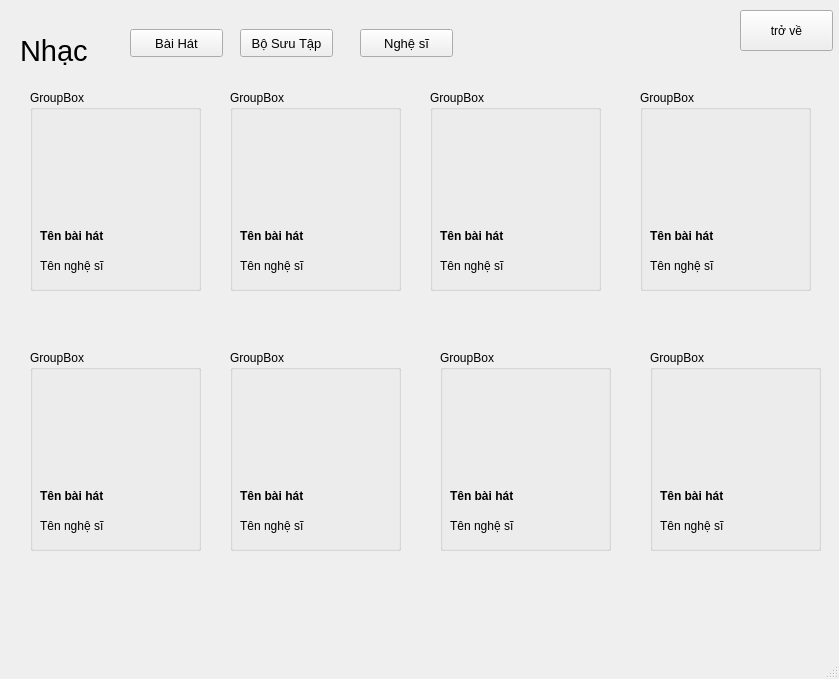
<?xml version="1.0" encoding="UTF-8"?>
<ui version="4.0">
 <class>MainWindow</class>
 <widget class="QMainWindow" name="MainWindow">
  <property name="enabled">
   <bool>true</bool>
  </property>
  <property name="geometry">
   <rect>
    <x>0</x>
    <y>0</y>
    <width>839</width>
    <height>679</height>
   </rect>
  </property>
  <property name="mouseTracking">
   <bool>false</bool>
  </property>
  <property name="windowTitle">
   <string>MainWindow</string>
  </property>
  <property name="documentMode">
   <bool>false</bool>
  </property>
  <widget class="QWidget" name="centralwidget">
   <widget class="QWidget" name="widget" native="true">
    <property name="geometry">
     <rect>
      <x>10</x>
      <y>80</y>
      <width>811</width>
      <height>541</height>
     </rect>
    </property>
    <widget class="QGroupBox" name="groupBox">
     <property name="geometry">
      <rect>
       <x>20</x>
       <y>10</y>
       <width>171</width>
       <height>201</height>
      </rect>
     </property>
     <property name="title">
      <string>GroupBox</string>
     </property>
     <widget class="QLabel" name="anh1">
      <property name="geometry">
       <rect>
        <x>4</x>
        <y>20</y>
        <width>161</width>
        <height>111</height>
       </rect>
      </property>
      <property name="text">
       <string/>
      </property>
      <property name="pixmap">
       <pixmap>image/tai_nghe.jpg</pixmap>
      </property>
      <property name="scaledContents">
       <bool>true</bool>
      </property>
     </widget>
     <widget class="QLabel" name="ten1">
      <property name="geometry">
       <rect>
        <x>10</x>
        <y>130</y>
        <width>151</width>
        <height>31</height>
       </rect>
      </property>
      <property name="font">
       <font>
        <weight>75</weight>
        <bold>true</bold>
       </font>
      </property>
      <property name="text">
       <string>Tên bài hát</string>
      </property>
     </widget>
     <widget class="QLabel" name="nghesi1">
      <property name="geometry">
       <rect>
        <x>10</x>
        <y>160</y>
        <width>151</width>
        <height>31</height>
       </rect>
      </property>
      <property name="text">
       <string>Tên nghệ sĩ</string>
      </property>
     </widget>
    </widget>
    <widget class="QGroupBox" name="groupBox_2">
     <property name="geometry">
      <rect>
       <x>220</x>
       <y>10</y>
       <width>171</width>
       <height>201</height>
      </rect>
     </property>
     <property name="title">
      <string>GroupBox</string>
     </property>
     <widget class="QLabel" name="anh2">
      <property name="geometry">
       <rect>
        <x>4</x>
        <y>20</y>
        <width>161</width>
        <height>111</height>
       </rect>
      </property>
      <property name="text">
       <string/>
      </property>
      <property name="pixmap">
       <pixmap>image/tai_nghe.jpg</pixmap>
      </property>
      <property name="scaledContents">
       <bool>true</bool>
      </property>
     </widget>
     <widget class="QLabel" name="ten2">
      <property name="geometry">
       <rect>
        <x>10</x>
        <y>130</y>
        <width>151</width>
        <height>31</height>
       </rect>
      </property>
      <property name="font">
       <font>
        <weight>75</weight>
        <bold>true</bold>
       </font>
      </property>
      <property name="text">
       <string>Tên bài hát</string>
      </property>
     </widget>
     <widget class="QLabel" name="nghesi2">
      <property name="geometry">
       <rect>
        <x>10</x>
        <y>160</y>
        <width>151</width>
        <height>31</height>
       </rect>
      </property>
      <property name="text">
       <string>Tên nghệ sĩ</string>
      </property>
     </widget>
    </widget>
    <widget class="QGroupBox" name="groupBox_3">
     <property name="geometry">
      <rect>
       <x>420</x>
       <y>10</y>
       <width>171</width>
       <height>201</height>
      </rect>
     </property>
     <property name="title">
      <string>GroupBox</string>
     </property>
     <widget class="QLabel" name="anh3">
      <property name="geometry">
       <rect>
        <x>4</x>
        <y>20</y>
        <width>161</width>
        <height>111</height>
       </rect>
      </property>
      <property name="text">
       <string/>
      </property>
      <property name="pixmap">
       <pixmap>image/tai_nghe.jpg</pixmap>
      </property>
      <property name="scaledContents">
       <bool>true</bool>
      </property>
     </widget>
     <widget class="QLabel" name="ten3">
      <property name="geometry">
       <rect>
        <x>10</x>
        <y>130</y>
        <width>151</width>
        <height>31</height>
       </rect>
      </property>
      <property name="font">
       <font>
        <weight>75</weight>
        <bold>true</bold>
       </font>
      </property>
      <property name="text">
       <string>Tên bài hát</string>
      </property>
     </widget>
     <widget class="QLabel" name="nghesi3">
      <property name="geometry">
       <rect>
        <x>10</x>
        <y>160</y>
        <width>151</width>
        <height>31</height>
       </rect>
      </property>
      <property name="text">
       <string>Tên nghệ sĩ</string>
      </property>
     </widget>
    </widget>
    <widget class="QGroupBox" name="groupBox_4">
     <property name="geometry">
      <rect>
       <x>630</x>
       <y>10</y>
       <width>171</width>
       <height>201</height>
      </rect>
     </property>
     <property name="title">
      <string>GroupBox</string>
     </property>
     <widget class="QLabel" name="anh4">
      <property name="geometry">
       <rect>
        <x>4</x>
        <y>20</y>
        <width>161</width>
        <height>111</height>
       </rect>
      </property>
      <property name="text">
       <string/>
      </property>
      <property name="pixmap">
       <pixmap>image/tai_nghe.jpg</pixmap>
      </property>
      <property name="scaledContents">
       <bool>true</bool>
      </property>
     </widget>
     <widget class="QLabel" name="ten4">
      <property name="geometry">
       <rect>
        <x>10</x>
        <y>130</y>
        <width>151</width>
        <height>31</height>
       </rect>
      </property>
      <property name="font">
       <font>
        <weight>75</weight>
        <bold>true</bold>
       </font>
      </property>
      <property name="text">
       <string>Tên bài hát</string>
      </property>
     </widget>
     <widget class="QLabel" name="nghesi4">
      <property name="geometry">
       <rect>
        <x>10</x>
        <y>160</y>
        <width>151</width>
        <height>31</height>
       </rect>
      </property>
      <property name="text">
       <string>Tên nghệ sĩ</string>
      </property>
     </widget>
    </widget>
    <widget class="QGroupBox" name="groupBox_5">
     <property name="geometry">
      <rect>
       <x>20</x>
       <y>270</y>
       <width>171</width>
       <height>201</height>
      </rect>
     </property>
     <property name="title">
      <string>GroupBox</string>
     </property>
     <widget class="QLabel" name="anh5">
      <property name="geometry">
       <rect>
        <x>4</x>
        <y>20</y>
        <width>161</width>
        <height>111</height>
       </rect>
      </property>
      <property name="text">
       <string/>
      </property>
      <property name="pixmap">
       <pixmap>image/tai_nghe.jpg</pixmap>
      </property>
      <property name="scaledContents">
       <bool>true</bool>
      </property>
     </widget>
     <widget class="QLabel" name="ten5">
      <property name="geometry">
       <rect>
        <x>10</x>
        <y>130</y>
        <width>151</width>
        <height>31</height>
       </rect>
      </property>
      <property name="font">
       <font>
        <weight>75</weight>
        <bold>true</bold>
       </font>
      </property>
      <property name="text">
       <string>Tên bài hát</string>
      </property>
     </widget>
     <widget class="QLabel" name="nghesi5">
      <property name="geometry">
       <rect>
        <x>10</x>
        <y>160</y>
        <width>151</width>
        <height>31</height>
       </rect>
      </property>
      <property name="text">
       <string>Tên nghệ sĩ</string>
      </property>
     </widget>
    </widget>
    <widget class="QGroupBox" name="groupBox_6">
     <property name="geometry">
      <rect>
       <x>220</x>
       <y>270</y>
       <width>171</width>
       <height>201</height>
      </rect>
     </property>
     <property name="title">
      <string>GroupBox</string>
     </property>
     <widget class="QLabel" name="anh6">
      <property name="geometry">
       <rect>
        <x>4</x>
        <y>20</y>
        <width>161</width>
        <height>111</height>
       </rect>
      </property>
      <property name="text">
       <string/>
      </property>
      <property name="pixmap">
       <pixmap>image/tai_nghe.jpg</pixmap>
      </property>
      <property name="scaledContents">
       <bool>true</bool>
      </property>
     </widget>
     <widget class="QLabel" name="ten6">
      <property name="geometry">
       <rect>
        <x>10</x>
        <y>130</y>
        <width>151</width>
        <height>31</height>
       </rect>
      </property>
      <property name="font">
       <font>
        <weight>75</weight>
        <bold>true</bold>
       </font>
      </property>
      <property name="text">
       <string>Tên bài hát</string>
      </property>
     </widget>
     <widget class="QLabel" name="nghesi6">
      <property name="geometry">
       <rect>
        <x>10</x>
        <y>160</y>
        <width>151</width>
        <height>31</height>
       </rect>
      </property>
      <property name="text">
       <string>Tên nghệ sĩ</string>
      </property>
     </widget>
    </widget>
    <widget class="QGroupBox" name="groupBox_7">
     <property name="geometry">
      <rect>
       <x>430</x>
       <y>270</y>
       <width>171</width>
       <height>201</height>
      </rect>
     </property>
     <property name="title">
      <string>GroupBox</string>
     </property>
     <widget class="QLabel" name="anh7">
      <property name="geometry">
       <rect>
        <x>4</x>
        <y>20</y>
        <width>161</width>
        <height>111</height>
       </rect>
      </property>
      <property name="text">
       <string/>
      </property>
      <property name="pixmap">
       <pixmap>image/tai_nghe.jpg</pixmap>
      </property>
      <property name="scaledContents">
       <bool>true</bool>
      </property>
     </widget>
     <widget class="QLabel" name="ten7">
      <property name="geometry">
       <rect>
        <x>10</x>
        <y>130</y>
        <width>151</width>
        <height>31</height>
       </rect>
      </property>
      <property name="font">
       <font>
        <weight>75</weight>
        <bold>true</bold>
       </font>
      </property>
      <property name="text">
       <string>Tên bài hát</string>
      </property>
     </widget>
     <widget class="QLabel" name="nghesi7">
      <property name="geometry">
       <rect>
        <x>10</x>
        <y>160</y>
        <width>151</width>
        <height>31</height>
       </rect>
      </property>
      <property name="text">
       <string>Tên nghệ sĩ</string>
      </property>
     </widget>
    </widget>
    <widget class="QGroupBox" name="groupBox_8">
     <property name="geometry">
      <rect>
       <x>640</x>
       <y>270</y>
       <width>171</width>
       <height>201</height>
      </rect>
     </property>
     <property name="title">
      <string>GroupBox</string>
     </property>
     <widget class="QLabel" name="anh8">
      <property name="geometry">
       <rect>
        <x>4</x>
        <y>20</y>
        <width>161</width>
        <height>111</height>
       </rect>
      </property>
      <property name="text">
       <string/>
      </property>
      <property name="pixmap">
       <pixmap>image/tai_nghe.jpg</pixmap>
      </property>
      <property name="scaledContents">
       <bool>true</bool>
      </property>
     </widget>
     <widget class="QLabel" name="ten8">
      <property name="geometry">
       <rect>
        <x>10</x>
        <y>130</y>
        <width>151</width>
        <height>31</height>
       </rect>
      </property>
      <property name="font">
       <font>
        <weight>75</weight>
        <bold>true</bold>
       </font>
      </property>
      <property name="text">
       <string>Tên bài hát</string>
      </property>
     </widget>
     <widget class="QLabel" name="nghesi8">
      <property name="geometry">
       <rect>
        <x>10</x>
        <y>160</y>
        <width>151</width>
        <height>31</height>
       </rect>
      </property>
      <property name="text">
       <string>Tên nghệ sĩ</string>
      </property>
     </widget>
    </widget>
   </widget>
   <widget class="QLabel" name="label">
    <property name="geometry">
     <rect>
      <x>20</x>
      <y>30</y>
      <width>91</width>
      <height>41</height>
     </rect>
    </property>
    <property name="font">
     <font>
      <pointsize>22</pointsize>
     </font>
    </property>
    <property name="text">
     <string>Nhạc</string>
    </property>
   </widget>
   <widget class="QWidget" name="widget_2" native="true">
    <property name="geometry">
     <rect>
      <x>120</x>
      <y>29</y>
      <width>361</width>
      <height>31</height>
     </rect>
    </property>
    <widget class="QPushButton" name="bai_hat">
     <property name="geometry">
      <rect>
       <x>10</x>
       <y>0</y>
       <width>93</width>
       <height>28</height>
      </rect>
     </property>
     <property name="font">
      <font>
       <pointsize>10</pointsize>
      </font>
     </property>
     <property name="text">
      <string>Bài Hát</string>
     </property>
    </widget>
    <widget class="QPushButton" name="bo_suu_tap">
     <property name="geometry">
      <rect>
       <x>120</x>
       <y>0</y>
       <width>93</width>
       <height>28</height>
      </rect>
     </property>
     <property name="font">
      <font>
       <pointsize>10</pointsize>
      </font>
     </property>
     <property name="text">
      <string>Bộ Sưu Tập</string>
     </property>
    </widget>
    <widget class="QPushButton" name="nghe_si">
     <property name="geometry">
      <rect>
       <x>240</x>
       <y>0</y>
       <width>93</width>
       <height>28</height>
      </rect>
     </property>
     <property name="font">
      <font>
       <pointsize>10</pointsize>
      </font>
     </property>
     <property name="text">
      <string>Nghệ sĩ</string>
     </property>
    </widget>
   </widget>
   <widget class="QPushButton" name="tro_ve">
    <property name="geometry">
     <rect>
      <x>740</x>
      <y>10</y>
      <width>93</width>
      <height>41</height>
     </rect>
    </property>
    <property name="text">
     <string>trở về</string>
    </property>
   </widget>
  </widget>
  <widget class="QMenuBar" name="menubar">
   <property name="geometry">
    <rect>
     <x>0</x>
     <y>0</y>
     <width>839</width>
     <height>26</height>
    </rect>
   </property>
  </widget>
  <widget class="QStatusBar" name="statusbar"/>
 </widget>
 <resources/>
 <connections/>
</ui>
